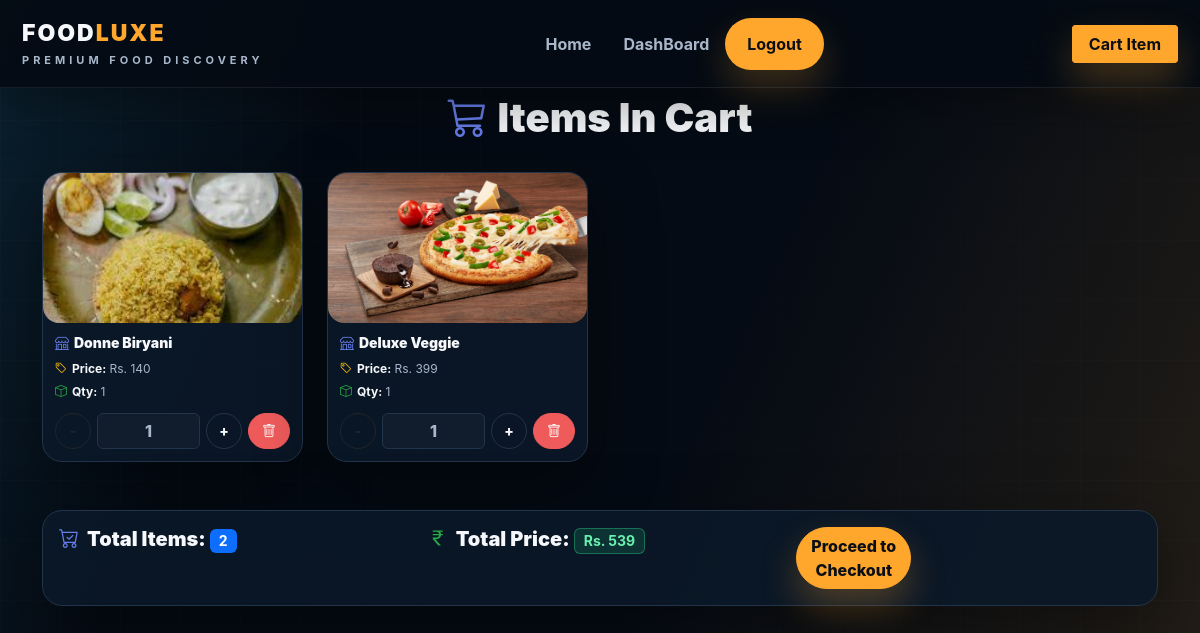
The page /cart/display_cart/ (signed in) on the database its author committed.
### cart/models.py (models this page shows, shortened)
class Cart(models.Model):
    fooditem=models.ForeignKey(menubuilding,related_name="menubuildings",on_delete=models.CASCADE)
    user=models.ForeignKey(User, related_name='carts', on_delete=models.CASCADE)
    Qty=models.PositiveIntegerField(default=1)

### vendors/models.py (models this page shows, shortened)
class menubuilding(models.Model):
    ver=models.ForeignKey(multivendors,related_name="multivendorss",on_delete=models.CASCADE)
    food_name = models.CharField(max_length=100)
    price = models.PositiveIntegerField()
    food_img =models.ImageField(upload_to='food_img/',blank=True,null=True)

### cart/views.py (the view)
# urls.py: path('display_cart/', views.display_cart, name='displaycart'),
@login_required
def display_cart(request):
    cart_items = Cart.objects.filter(user=request.user).select_related("fooditem", "fooditem__ver")
    total_items = sum(item.Qty for item in cart_items)
    total_price = sum(item.fooditem.price * item.Qty for item in cart_items)
    return render(
        request,
        "cart/cart.html",
        {
            "cart_items": cart_items,
            "total_items": total_items,
            "total_price": total_price,
        },
    )

### templates/cart/cart.html (shortened to what this page needs)
{% extends 'base.html' %}
{% block content %}
<div class="container mt-4">
    <h1 style="text-align: center; margin-bottom: 30px;"><i class="bi bi-cart3" style="color: #667eea; margin-right: 10px;"></i>Items In Cart</h1>
    {% if cart_items and cart_items.exists %}
        <div class="row">
        {% for item in cart_items %}
            <div class="col-md-3 mb-4">
                <div class="rounded-card-wrapper">
                    {% if item.fooditem.food_img %}
                        <img src="{{ item.fooditem.food_img.url }}" alt="{{ item.fooditem.food_name }}">
                    {% else %}
                        <div style="width: 100%; height: 150px; background-color: #e9ecef; display: flex; align-items: center; justify-content: center;">
                            <p style="color: #666;">No image</p>
                        </div>
                    {% endif %}
                    <div class="card-info">
                        <h5 class="card-title"><i class="bi bi-shop" style="color: #667eea; margin-right: 5px;"></i>{{ item.fooditem.food_name }}</h5>
                        <p><i class="bi bi-tag" style="color: #ffc107; margin-right: 5px;"></i><strong>Price:</strong> Rs. {{ item.fooditem.price }}</p>
                        <p><i class="bi bi-box" style="color: #28a745; margin-right: 5px;"></i><strong>Qty:</strong> {{ item.Qty }}</p>
                        <div class="qty-actions">
                            <form method="post" action="{% url 'cart:updatecart' %}">
                                <button type="submit" class="btn btn-outline-dark btn-sm" aria-label="Decrease {{ item.fooditem.food_name }}">-</button>
                            </form>
                            <div class="qty-count">{{ item.Qty }}</div>
                            <form method="post" action="{% url 'cart:updatecart' %}">
                                <button type="submit" class="btn btn-dark btn-sm" aria-label="Increase {{ item.fooditem.food_name }}">+</button>
                            </form>
                            <form method="post" action="{% url 'cart:updatecart' %}">
                                <button type="submit" class="btn btn-sm btn-danger" aria-label="Remove {{ item.fooditem.food_name }}"><i class="bi bi-trash"></i></button>
                            </form>
                        </div>
                    </div>
                </div>
            </div>
        {% endfor %}
        </div>
    {% else %}
        <p style="text-align: center; font-size: 18px;">Your cart is empty.</p>
    {% endif %}
    {% if cart_items and cart_items.exists %}
    <div class="row mt-4">
        <div class="col-md-12">
            <div class="card bg-light">
                <div class="card-body">
                    <div class="row">
                        <div class="col-md-4">
                            <h5><i class="bi bi-cart-check" style="color: #667eea; margin-right: 8px;"></i>Total Items: <span class="badge bg-primary" style="font-size: 14px;">{{ total_items }}</span></h5>
                        </div>
                        <div class="col-md-4 ">
                            <h5><i class="bi bi-currency-rupee" style="color: #28a745; margin-right: 8px;"></i>Total Price: <span class="badge bg-success" style="font-size: 14px;">Rs. {{ total_price }}</span></h5>
                        </div>
                        <div class="col-md-4 text-end">
                            <div class="col-md-4 text-md-end"><a href="{% url 'cart:checkout'  %}" class="btn btn-success w-100"> Proceed to Checkout </a></div>
                        </div>
                    </div>
                </div>
            </div>
        </div>
    </div>
    {% endif %}
</div>
{% endblock %}

### static/css/app.css (style rules this page uses)
:root { --app-bg: #050b14; --app-bg-soft: #071322; --app-panel: #0b1828; --app-panel-2: #111d2c; --app-line: #22344a; --app-line-soft: rgba(148, 163, 184, .18); --app-text: #f6f8fb; --app-muted: #a8b7ca; --app-faint: #718096; --app-accent: #ffa72c; --app-accent-dark: #e88e12; --app-cyan: #39d5ff; --app-danger: #ef5b5b; --app-success: #29c984; --app-shadow: 0 22px 70px rgba(0, 0, 0, .38); --app-font: Inter, ui-sans-serif, system-ui, -apple-system, BlinkMacSystemFont, "Segoe UI", sans-serif; }
html { background: var(--app-bg); }
body { min-height: 100vh; background: linear-gradient(115deg, rgba(17, 58, 78, .48) 0%, rgba(5, 11, 20, .62) 25%, rgba(5, 11, 20, .94) 57%, rgba(82, 58, 27, .42) 100%), linear-gradient(rgba(255, 255, 255, .028) 1px, transparent 1px), linear-gradient(90deg, rgba(255, 255, 255, .028) 1px, transparent 1px), var(--app-bg) !important; background-size: auto, 60px 60px, 60px 60px, auto !important; color: var(--app-text) !important; font-family: var(--app-font) !important; letter-spacing: 0 !important; }
a { color: var(--app-cyan); }
.cart-btn, .btn-warning, .btn-success, .btn-save, .btn-vendor, .btn-menu-building, .btn-register, .btn-add-cart, .btn-login, input[type="submit"] { background: var(--app-accent) !important; border: 1px solid var(--app-accent) !important; color: #0b0f15 !important; box-shadow: 0 18px 36px rgba(255, 167, 44, .26) !important; }
.btn, button, input[type="submit"] { border-radius: 999px !important; font-weight: 850 !important; letter-spacing: 0 !important; }
.btn-primary, .btn-dark, .btn-update { background: transparent !important; border: 1px solid var(--app-line) !important; color: var(--app-text) !important; }
.btn-danger { background: var(--app-danger) !important; border-color: var(--app-danger) !important; color: #fff !important; }
.container > .card, .card, .profile-card, .register-card, .vendor-card, .login-card, .menu-form-card, .restaurant-card, .food-card, .rounded-card-wrapper, .choice-card, .franchise-empty-state, .alert-secondary { background: rgba(11, 24, 40, .88) !important; border: 1px solid var(--app-line) !important; border-radius: 20px !important; box-shadow: var(--app-shadow) !important; color: var(--app-text) !important; }
.card-body, .restaurant-card-body, .food-card-body, .food-body, .card-info { background: transparent !important; color: var(--app-text) !important; }
h1, h2, h3, h4, h5, .hero-copy h1, .dashboard-header h1, .login-title, .register-title, .vendor-title, .menu-title, .section-title, .food-card-title, .food-body h3, .restaurant-card-body a { color: var(--app-text) !important; font-family: var(--app-font) !important; font-weight: 950 !important; letter-spacing: 0 !important; }
p, label, .form-label, .login-sub, .register-sub, .vendor-sub, .menu-subtitle, .hero-copy p, .section-head p, .food-meta, .text-muted, .profile-details p, .vendor-details p, .card-info p { color: var(--app-muted) !important; }
.profile-details p strong, .vendor-details p strong, .card-info strong { color: var(--app-text) !important; }
.badge.bg-success, .badge.bg-paid { background: rgba(41, 201, 132, .16) !important; border: 1px solid rgba(41, 201, 132, .42); color: #69f0ad !important; }
.profile-image img, .vendor-image img, .food-card img, .restaurant-card img, .rounded-card-wrapper img, .table tbody img { border-radius: 16px !important; }
.qty-count, .no-image { background: #111d2c !important; border: 1px solid var(--app-line) !important; color: var(--app-muted) !important; }

### templates/base.html (style rules this page uses)
body { padding-top: 70px; background: #f7f3ed; color: #1f2933; font-family: Inter, system-ui, -apple-system, BlinkMacSystemFont, "Segoe UI", sans-serif; }

### templates/cart/cart.html (style rules this page uses)
.rounded-card-wrapper { border-radius: 15px; overflow: hidden; background: white; box-shadow: 0 2px 8px rgba(0,0,0,0.1); height: 100%; }
.rounded-card-wrapper img { width: 100%; height: 150px; object-fit: cover; display: block; }
.card-info { padding: 12px; }
.card-info h5 { font-size: 14px; margin-bottom: 8px; }
.card-info p { font-size: 12px; margin-bottom: 5px; }
.qty-actions { display: grid; grid-template-columns: 36px minmax(42px, 1fr) 36px 42px; gap: 6px; align-items: center; margin-top: 12px; }
.qty-actions form { margin: 0; }
.qty-actions .btn, .qty-count { width: 100%; height: 36px; border-radius: 6px; display: flex; align-items: center; justify-content: center; font-weight: 800; }
.qty-count { background: #f4efe7; color: #1f2933; border: 1px solid #e7ded2; }

### rows shown on the page
Cart: fooditem.food_img (picture), fooditem.food_name "Donne Biryani", fooditem.price "140", Qty "1"
Cart: fooditem.food_img (picture), fooditem.food_name "Deluxe Veggie", fooditem.price "399", Qty "1"

### other values the page prints
{{ total_items }} "2"
{{ total_price }} "539"
